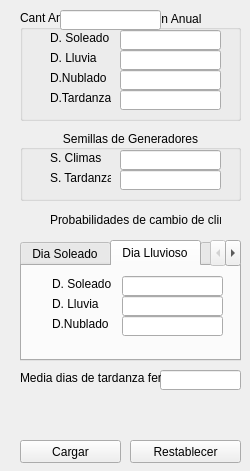
<?xml version="1.0" encoding="UTF-8"?>
<ui version="4.0">
 <class>Form</class>
 <widget class="QWidget" name="Form">
  <property name="geometry">
   <rect>
    <x>0</x>
    <y>0</y>
    <width>250</width>
    <height>471</height>
   </rect>
  </property>
  <property name="minimumSize">
   <size>
    <width>250</width>
    <height>471</height>
   </size>
  </property>
  <property name="maximumSize">
   <size>
    <width>250</width>
    <height>471</height>
   </size>
  </property>
  <property name="windowTitle">
   <string>Parametros</string>
  </property>
  <widget class="QGroupBox" name="groupBox">
   <property name="geometry">
    <rect>
     <x>20</x>
     <y>10</y>
     <width>221</width>
     <height>111</height>
    </rect>
   </property>
   <property name="title">
    <string>Coef. de Producción Anual</string>
   </property>
   <property name="alignment">
    <set>Qt::AlignCenter</set>
   </property>
   <widget class="QLabel" name="label">
    <property name="geometry">
     <rect>
      <x>30</x>
      <y>20</y>
      <width>61</width>
      <height>16</height>
     </rect>
    </property>
    <property name="text">
     <string>D. Soleado</string>
    </property>
    <property name="buddy">
     <cstring>txtCoefSoleado</cstring>
    </property>
   </widget>
   <widget class="QLabel" name="label_2">
    <property name="geometry">
     <rect>
      <x>30</x>
      <y>40</y>
      <width>61</width>
      <height>16</height>
     </rect>
    </property>
    <property name="text">
     <string>D. Lluvia</string>
    </property>
    <property name="buddy">
     <cstring>txtCoefLluvia</cstring>
    </property>
   </widget>
   <widget class="QLabel" name="label_3">
    <property name="geometry">
     <rect>
      <x>30</x>
      <y>60</y>
      <width>61</width>
      <height>16</height>
     </rect>
    </property>
    <property name="text">
     <string>D.Nublado</string>
    </property>
    <property name="buddy">
     <cstring>txtCoefNublado</cstring>
    </property>
   </widget>
    <widget class="QLabel" name="label_anios">
        <property name="geometry">
        <rect>
        <x>0</x>
        <y>0</y>
        <width>61</width>
        <height>16</height>
        </rect>
        </property>
        <property name="text">
        <string>Cant Anios</string>
        </property>
        <property name="buddy">
        <cstring>txtCoefTardanza</cstring>
        </property>
    </widget>
    <widget class="QLineEdit" name="txtCantAnios">
        <property name="geometry">
        <rect>
        <x>40</x>
        <y>0</y>
        <width>101</width>
        <height>20</height>
        </rect>
        </property>
    </widget>
   <widget class="QLabel" name="label_4">
    <property name="geometry">
     <rect>
      <x>30</x>
      <y>80</y>
      <width>61</width>
      <height>16</height>
     </rect>
    </property>
    <property name="text">
     <string>D.Tardanza</string>
    </property>
    <property name="buddy">
     <cstring>txtCoefTardanza</cstring>
    </property>
   </widget>
   <widget class="QLineEdit" name="txtCoefSoleado">
    <property name="geometry">
     <rect>
      <x>100</x>
      <y>20</y>
      <width>101</width>
      <height>20</height>
     </rect>
    </property>
   </widget>
   <widget class="QLineEdit" name="txtCoefLluvia">
    <property name="geometry">
     <rect>
      <x>100</x>
      <y>40</y>
      <width>101</width>
      <height>20</height>
     </rect>
    </property>
   </widget>
   <widget class="QLineEdit" name="txtCoefNublado">
    <property name="geometry">
     <rect>
      <x>100</x>
      <y>60</y>
      <width>101</width>
      <height>20</height>
     </rect>
    </property>
   </widget>
   <widget class="QLineEdit" name="txtCoefTardanza">
    <property name="geometry">
     <rect>
      <x>100</x>
      <y>80</y>
      <width>101</width>
      <height>20</height>
     </rect>
    </property>
   </widget>
  </widget>
  <widget class="QGroupBox" name="groupBox_2">
   <property name="geometry">
    <rect>
     <x>20</x>
     <y>130</y>
     <width>221</width>
     <height>71</height>
    </rect>
   </property>
   <property name="title">
    <string>Semillas de Generadores</string>
   </property>
   <property name="alignment">
    <set>Qt::AlignCenter</set>
   </property>
   <widget class="QLabel" name="label_5">
    <property name="geometry">
     <rect>
      <x>30</x>
      <y>20</y>
      <width>61</width>
      <height>16</height>
     </rect>
    </property>
    <property name="text">
     <string>S. Climas</string>
    </property>
    <property name="buddy">
     <cstring>txtSeedClima</cstring>
    </property>
   </widget>
   <widget class="QLineEdit" name="txtSeedClima">
    <property name="geometry">
     <rect>
      <x>100</x>
      <y>20</y>
      <width>101</width>
      <height>20</height>
     </rect>
    </property>
   </widget>
   <widget class="QLabel" name="label_6">
    <property name="geometry">
     <rect>
      <x>30</x>
      <y>40</y>
      <width>61</width>
      <height>16</height>
     </rect>
    </property>
    <property name="text">
     <string>S. Tardanza</string>
    </property>
    <property name="buddy">
     <cstring>txtSeedTardanza</cstring>
    </property>
   </widget>
   <widget class="QLineEdit" name="txtSeedTardanza">
    <property name="geometry">
     <rect>
      <x>100</x>
      <y>40</y>
      <width>101</width>
      <height>20</height>
     </rect>
    </property>
   </widget>
  </widget>
  <widget class="QTabWidget" name="tabWidget">
   <property name="geometry">
    <rect>
     <x>20</x>
     <y>240</y>
     <width>221</width>
     <height>121</height>
    </rect>
   </property>
   <property name="currentIndex">
    <number>1</number>
   </property>
   <widget class="QWidget" name="DiaSoleado">
    <attribute name="title">
     <string>Dia Soleado</string>
    </attribute>
    <widget class="QLineEdit" name="Prob_DS_DL">
     <property name="geometry">
      <rect>
       <x>100</x>
       <y>30</y>
       <width>101</width>
       <height>20</height>
      </rect>
     </property>
    </widget>
    <widget class="QLabel" name="label_8">
     <property name="geometry">
      <rect>
       <x>30</x>
       <y>10</y>
       <width>61</width>
       <height>16</height>
      </rect>
     </property>
     <property name="text">
      <string>D. Soleado</string>
     </property>
     <property name="buddy">
      <cstring>Prob_DS_DS</cstring>
     </property>
    </widget>
    <widget class="QLineEdit" name="Prob_DS_DS">
     <property name="geometry">
      <rect>
       <x>100</x>
       <y>10</y>
       <width>101</width>
       <height>20</height>
      </rect>
     </property>
    </widget>
    <widget class="QLabel" name="label_9">
     <property name="geometry">
      <rect>
       <x>30</x>
       <y>30</y>
       <width>61</width>
       <height>16</height>
      </rect>
     </property>
     <property name="text">
      <string>D. Lluvia</string>
     </property>
     <property name="buddy">
      <cstring>Prob_DS_DL</cstring>
     </property>
    </widget>
    <widget class="QLabel" name="label_10">
     <property name="geometry">
      <rect>
       <x>30</x>
       <y>50</y>
       <width>61</width>
       <height>16</height>
      </rect>
     </property>
     <property name="text">
      <string>D.Nublado</string>
     </property>
     <property name="buddy">
      <cstring>Prob_DS_DN</cstring>
     </property>
    </widget>
    <widget class="QLineEdit" name="Prob_DS_DN">
     <property name="geometry">
      <rect>
       <x>100</x>
       <y>50</y>
       <width>101</width>
       <height>20</height>
      </rect>
     </property>
    </widget>
   </widget>
   <widget class="QWidget" name="tab_2">
    <attribute name="title">
     <string>Dia Lluvioso</string>
    </attribute>
    <widget class="QLineEdit" name="Prob_DL_DL">
     <property name="geometry">
      <rect>
       <x>100</x>
       <y>30</y>
       <width>101</width>
       <height>20</height>
      </rect>
     </property>
    </widget>
    <widget class="QLabel" name="label_11">
     <property name="geometry">
      <rect>
       <x>30</x>
       <y>10</y>
       <width>61</width>
       <height>16</height>
      </rect>
     </property>
     <property name="text">
      <string>D. Soleado</string>
     </property>
     <property name="buddy">
      <cstring>Prob_DL_DS</cstring>
     </property>
    </widget>
    <widget class="QLineEdit" name="Prob_DL_DS">
     <property name="geometry">
      <rect>
       <x>100</x>
       <y>10</y>
       <width>101</width>
       <height>20</height>
      </rect>
     </property>
    </widget>
    <widget class="QLabel" name="label_12">
     <property name="geometry">
      <rect>
       <x>30</x>
       <y>30</y>
       <width>61</width>
       <height>16</height>
      </rect>
     </property>
     <property name="text">
      <string>D. Lluvia</string>
     </property>
     <property name="buddy">
      <cstring>Prob_DL_DL</cstring>
     </property>
    </widget>
    <widget class="QLabel" name="label_13">
     <property name="geometry">
      <rect>
       <x>30</x>
       <y>50</y>
       <width>61</width>
       <height>16</height>
      </rect>
     </property>
     <property name="text">
      <string>D.Nublado</string>
     </property>
     <property name="buddy">
      <cstring>Prob_DL_DN</cstring>
     </property>
    </widget>
    <widget class="QLineEdit" name="Prob_DL_DN">
     <property name="geometry">
      <rect>
       <x>100</x>
       <y>50</y>
       <width>101</width>
       <height>20</height>
      </rect>
     </property>
    </widget>
   </widget>
   <widget class="QWidget" name="DiaNublado">
    <attribute name="title">
     <string>Dia Nublado</string>
    </attribute>
    <widget class="QLineEdit" name="Prob_DN_DL">
     <property name="geometry">
      <rect>
       <x>100</x>
       <y>30</y>
       <width>101</width>
       <height>20</height>
      </rect>
     </property>
    </widget>
    <widget class="QLabel" name="label_14">
     <property name="geometry">
      <rect>
       <x>30</x>
       <y>10</y>
       <width>61</width>
       <height>16</height>
      </rect>
     </property>
     <property name="text">
      <string>D. Soleado</string>
     </property>
     <property name="buddy">
      <cstring>Prob_DN_DS</cstring>
     </property>
    </widget>
    <widget class="QLineEdit" name="Prob_DN_DS">
     <property name="geometry">
      <rect>
       <x>100</x>
       <y>10</y>
       <width>101</width>
       <height>20</height>
      </rect>
     </property>
    </widget>
    <widget class="QLabel" name="label_15">
     <property name="geometry">
      <rect>
       <x>30</x>
       <y>30</y>
       <width>61</width>
       <height>16</height>
      </rect>
     </property>
     <property name="text">
      <string>D. Lluvia</string>
     </property>
     <property name="buddy">
      <cstring>Prob_DN_DL</cstring>
     </property>
    </widget>
    <widget class="QLabel" name="label_16">
     <property name="geometry">
      <rect>
       <x>30</x>
       <y>50</y>
       <width>61</width>
       <height>16</height>
      </rect>
     </property>
     <property name="text">
      <string>D.Nublado</string>
     </property>
     <property name="buddy">
      <cstring>Prob_DN_DN</cstring>
     </property>
    </widget>
    <widget class="QLineEdit" name="Prob_DN_DN">
     <property name="geometry">
      <rect>
       <x>100</x>
       <y>50</y>
       <width>101</width>
       <height>20</height>
      </rect>
     </property>
    </widget>
   </widget>
  </widget>
  <widget class="QLabel" name="label_7">
   <property name="geometry">
    <rect>
     <x>50</x>
     <y>210</y>
     <width>171</width>
     <height>20</height>
    </rect>
   </property>
   <property name="text">
    <string>Probabilidades de cambio de clima</string>
   </property>
  </widget>
  <widget class="QLineEdit" name="txtMediaTardanza">
   <property name="geometry">
    <rect>
     <x>160</x>
     <y>370</y>
     <width>81</width>
     <height>20</height>
    </rect>
   </property>
  </widget>
  <widget class="QLabel" name="label_17">
   <property name="geometry">
    <rect>
     <x>20</x>
     <y>370</y>
     <width>141</width>
     <height>16</height>
    </rect>
   </property>
   <property name="text">
    <string>Media dias de tardanza fert.</string>
   </property>
   <property name="buddy">
    <cstring>txtMediaTardanza</cstring>
   </property>
  </widget>
  <widget class="QPushButton" name="btnCargar">
   <property name="geometry">
    <rect>
     <x>20</x>
     <y>440</y>
     <width>101</width>
     <height>23</height>
    </rect>
   </property>
   <property name="text">
    <string>Cargar</string>
   </property>
  </widget>
  <widget class="QPushButton" name="btnRestablecer">
   <property name="geometry">
    <rect>
     <x>130</x>
     <y>440</y>
     <width>111</width>
     <height>23</height>
    </rect>
   </property>
   <property name="text">
    <string>Restablecer</string>
   </property>
  </widget>
  <widget class="QLabel" name="msgEstado">
   <property name="geometry">
    <rect>
     <x>20</x>
     <y>400</y>
     <width>221</width>
     <height>16</height>
    </rect>
   </property>
   <property name="text">
    <string/>
   </property>
  </widget>
 </widget>
 <tabstops>
  <tabstop>txtCoefSoleado</tabstop>
  <tabstop>txtCoefLluvia</tabstop>
  <tabstop>txtCoefNublado</tabstop>
  <tabstop>txtCoefTardanza</tabstop>
  <tabstop>txtSeedClima</tabstop>
  <tabstop>txtSeedTardanza</tabstop>
  <tabstop>tabWidget</tabstop>
  <tabstop>Prob_DS_DS</tabstop>
  <tabstop>Prob_DS_DL</tabstop>
  <tabstop>Prob_DS_DN</tabstop>
  <tabstop>Prob_DL_DS</tabstop>
  <tabstop>Prob_DL_DL</tabstop>
  <tabstop>Prob_DL_DN</tabstop>
  <tabstop>Prob_DN_DS</tabstop>
  <tabstop>Prob_DN_DL</tabstop>
  <tabstop>Prob_DN_DN</tabstop>
  <tabstop>txtMediaTardanza</tabstop>
  <tabstop>btnCargar</tabstop>
  <tabstop>btnRestablecer</tabstop>
 </tabstops>
 <resources/>
 <connections/>
</ui>
